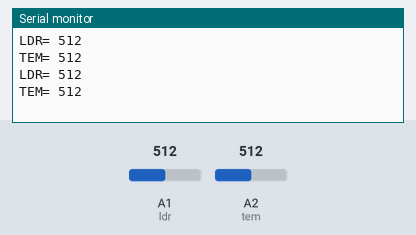
The sketch below on a simulated Arduino Uno, built with avr-gcc and run on an emulated ATmega328P. Parts: the last lines printed to the serial monitor. The inputs (shaded band) are chosen by the test bench; at power-on: A1 (ldr) = 512, A2 (tem) = 512.

Above: at 1.8 s.
1.9 s: A1 (ldr) set to 716
At 2.8 s:
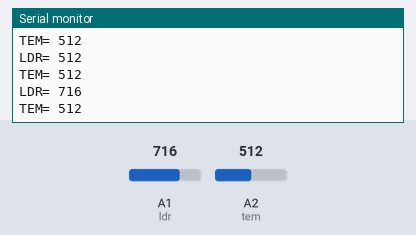
3.4 s: A2 (tem) set to 716
At 4.7 s:
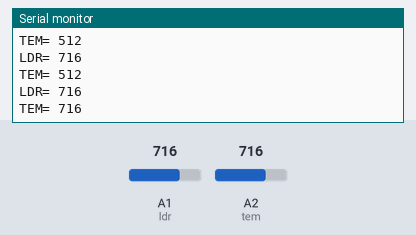
4.9 s: A1 (ldr) set to 900
At 5.7 s:
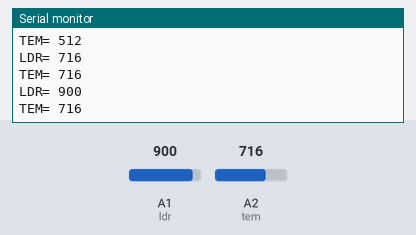
6.4 s: A2 (tem) set to 900
At 7.8 s:
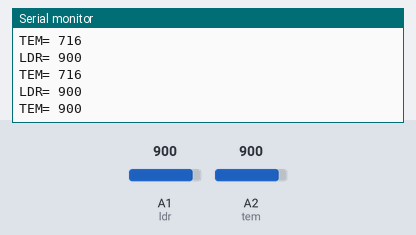
Timing chart, 0 to 8.9 s (numbered marks = the images above; inputs shaded):
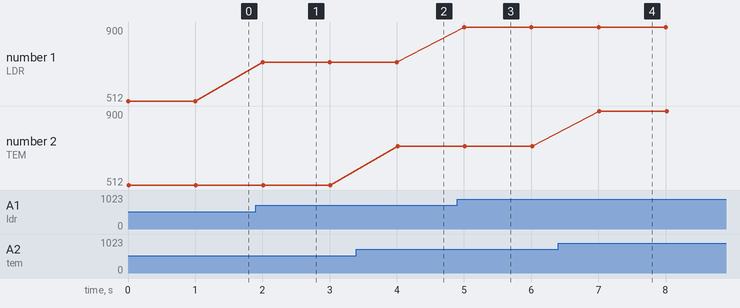

Measured:
- after the input at 1.9 s, the serial monitor: prints a new line after 0.10 s (image 1)
- after the input at 3.4 s, the serial monitor: prints a new line after 0.61 s (image 2)
- after the input at 4.9 s, the serial monitor: prints a new line after 0.10 s (image 3)
- after the input at 6.4 s, the serial monitor: prints a new line after 0.62 s (image 4)
- plotted number 1: 512 → 716 after the input at 1.9 s, 716 → 900 after the input at 4.9 s

The sketch:

Sob_48__Important__2_.ino
```cpp
int ldr = A1;
int tem = A2;

int ldrValue=0;
int temValue=0;

void setup() {
Serial.begin(9600); // Start serial communication at this speed
}

void loop()
{
  ldrValue= analogRead(ldr);
  temValue= analogRead(tem);
  Serial.print("LDR= ");
  Serial.print(ldrValue);
  Serial.println();
  Serial.print("TEM= ");
  Serial.print(temValue);
  Serial.println();


Serial.println();// send the number to Serial port
Serial.println();// send New Line to Serial port
delay(1000);  // wait for 3 sec
}
```
